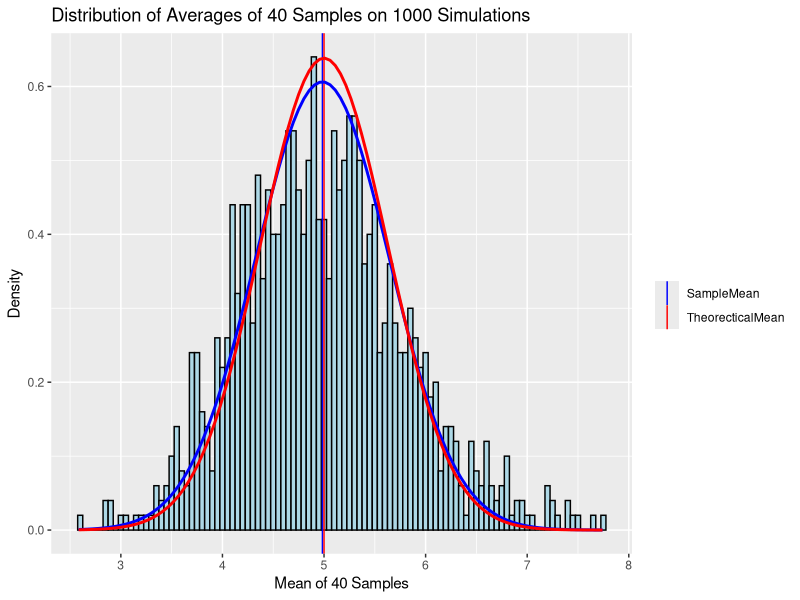

The R source for this figure:
## ---- chunk 1
set.seed(200)
mns = NULL
for (i in 1 : 1000) mns = c(mns, mean(rexp(40, 0.2)))
## ---- chunk 2
mean(mns)
## ---- chunk 3
1/0.2
## ---- chunk 4
var(mns)
## ---- chunk 5
(1/0.2)^2/40
## ---- chunk 6
library(data.table)
library("ggplot2")
plotdata <- data.frame(mns)
finalPlot <- ggplot(plotdata, aes(x =mns))
finalPlot <- finalPlot + geom_histogram(aes(y=..density..), colour="black",fill = "lightblue",binwidth = 0.05)
finalPlot <- finalPlot + labs(title = "Distribution of Averages of 40 Samples on 1000 Simulations", x = "Mean of 40 Samples", y = "Density")
finalPlot <- finalPlot + geom_vline(aes(xintercept = mean(mns),colour = "SampleMean"))
finalPlot <- finalPlot + geom_vline(aes(xintercept = 1/0.2, colour = "TheorecticalMean")) 
finalPlot <- finalPlot + scale_colour_manual("",values = c("TheorecticalMean"="red","SampleMean"="blue"))
finalPlot <- finalPlot + stat_function(fun = dnorm, args = list(mean = mean(mns), sd = var(mns)), color = "blue", size = 1.0)
finalPlot <- finalPlot + stat_function(fun = dnorm, args = list(mean = 1/0.2, sd = (1/0.2)^2/40), colour = "red", size = 1.0)
plot(finalPlot)
